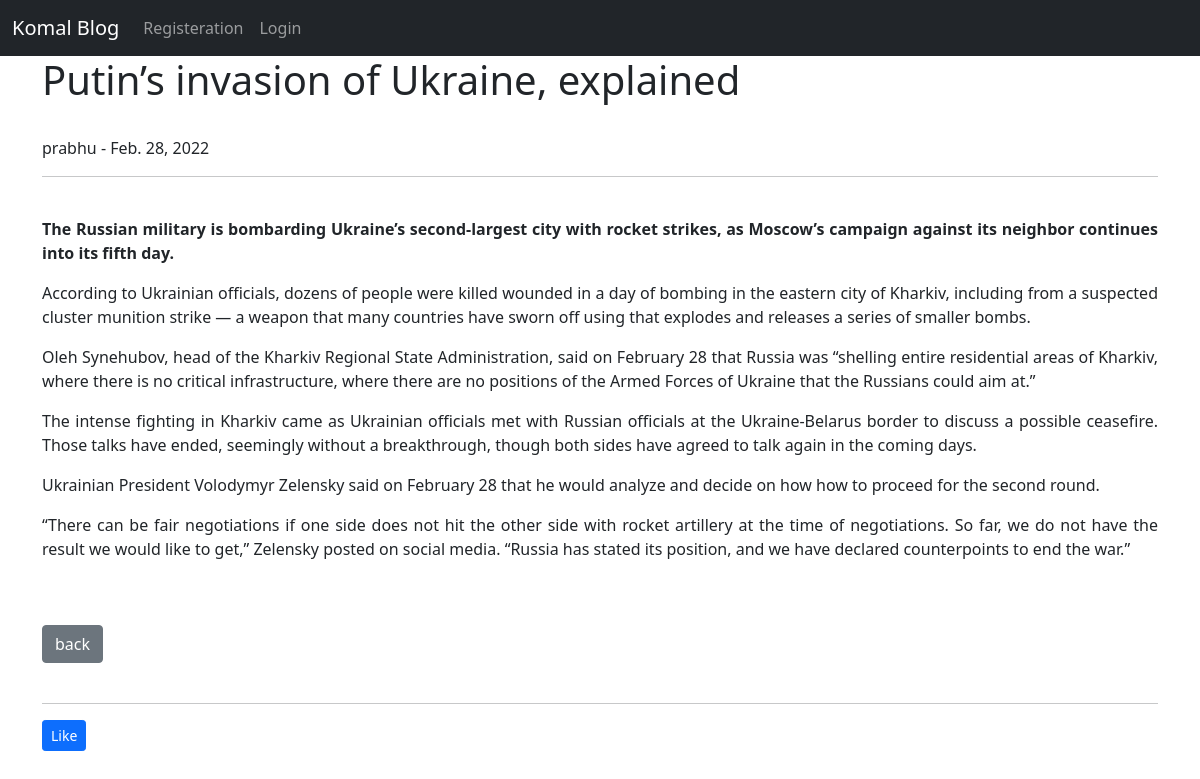
The app's page /artical/6 with its own data.
### egg/models.py (models this page shows, shortened)
class post(models.Model):
    title  = models.CharField(max_length=255)
    author = models.ForeignKey(User, on_delete=models.CASCADE)
    body = models.TextField()
    post_date = models.DateField(auto_now_add=True)
    category = models.CharField(max_length=255,default='indian')
    likes = models.ManyToManyField(User, related_name = 'blog_posts')

### egg/views.py (the view)
# urls.py: path('artical/<int:pk>',inputview.as_view(),name="input"),
class inputview(DetailView):
    model = post
    template_name ='input.html'

### templates/input.html (shortened to what this page needs)
{% extends 'base.html' %}
{% block content %}
<h1>{{post.title}}</h1><br>
{{ post.author.first_name }} - {{ post.post_date }} &nbsp
<hr>
<br>
{{post.body |safe }}<br>
<br>
<a href="{% url 'home' %}" class="btn btn-secondary"> back </a>
<br><br>
<hr>
<form action = "{% url 'like_post' post.pk%}" method = "post">
  <button type = "submit", neme = "post_id,  value="{{ post.id  }}", class="btn btn-primary btn-sm">Like</button>
</form>
{% endblock %}

### records on screen
post: title "Putin’s invasion of Ukraine, explained", author.first_name "prabhu", post_date "Feb. 28, 2022", body "The Russian military is bombarding Ukraine’s second-largest city with rocket strikes, as Moscow’s campaign against its neighbor continues into its fifth day. According to Ukrainian officials, dozens of people were killed wounded in a day of bombing in the eastern city of Kharkiv, including from a suspected cluster munition strike — a weapon that many countries have sworn off using that explodes and releases a series of smaller bombs. Oleh Synehubov, head of the Kharkiv Regional State Administration, said on February 28 that Russia was “shelling entire residential areas of Kharkiv, where there is no critical infrastructure, where there are no positions of the Armed Forces of Ukraine that the…"
